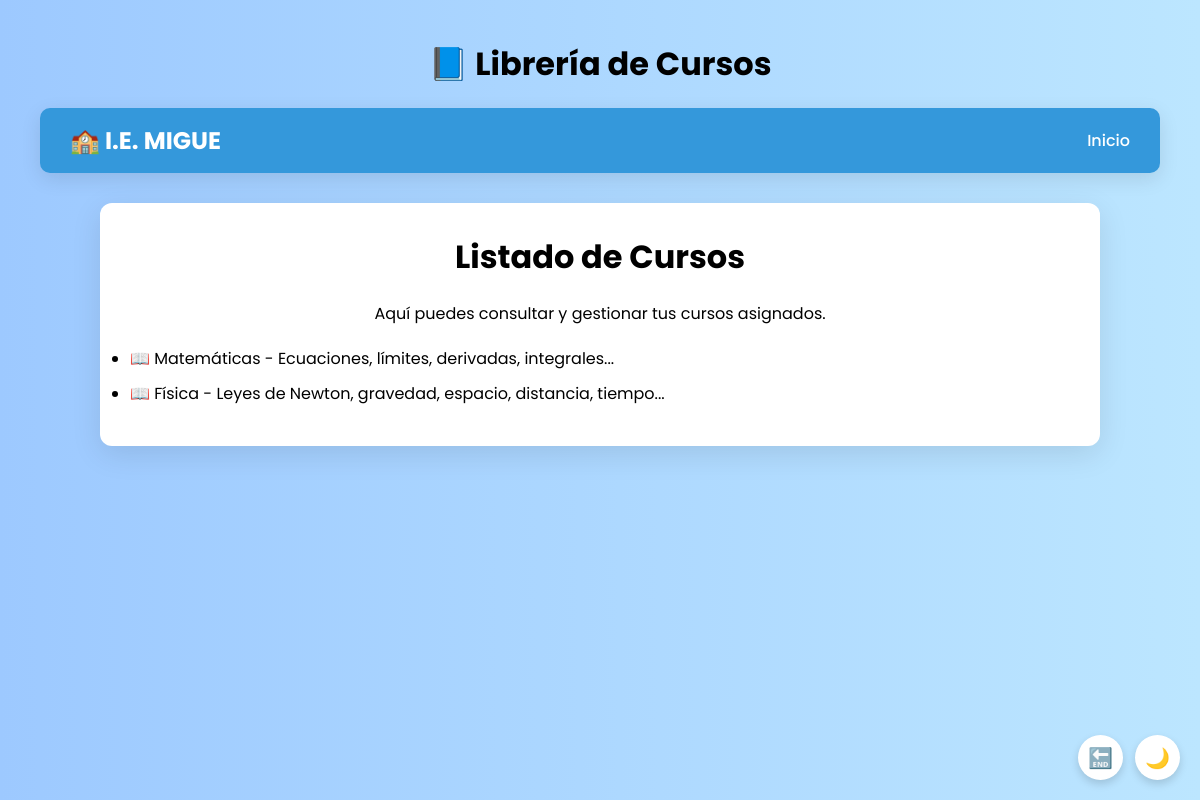
Page /gestionar_cursos/ on the committed database.
### usuarios/models.py (models this page shows, shortened)
class Curso(models.Model):
    nombre = models.CharField(max_length=100)
    descripcion = models.TextField()
    docente = models.ForeignKey(User, on_delete=models.CASCADE, related_name='cursos')  # Relación con el usuario/docente
    activo = models.BooleanField(default=True)

### usuarios/views.py (the view)
# urls.py: path('gestionar_cursos/', views.libreria_cursos, name='libreria_cursos'),
def libreria_cursos(request):
    cursos = Curso.objects.all()
    return render(request, 'usuarios/libreria_cursos.html', {'cursos': cursos})

### usuarios/templates/usuarios/libreria_cursos.html (shortened to what this page needs)
{% load static %}
{% block content %}
<!DOCTYPE html>
<html lang="es">
<head>
</head>
<body>
  <div class="floating-buttons">
    <form method="POST" action="{% url 'logout' %}">
      <button class="icon-button" title="Cerrar sesión">🔚</button>
    </form>
    <button class="icon-button" onclick="toggleDarkMode()" id="darkToggle" title="Modo oscuro/claro">🌙</button>
  </div>
  <h2>📘 Librería de Cursos</h2>
  <nav class="navbar">
    <div class="logo">🏫 I.E. MIGUE</div>
    <ul class="nav-links">
      <li><a href="{% url 'panel_docentes' %}">Inicio</a></li>
    </ul>
  </nav>
  <div class="container">
    <h1>Listado de Cursos</h1>
    <p style="text-align:center;">Aquí puedes consultar y gestionar tus cursos asignados.</p>
    <ul style="margin-top: 20px;">
      {% for curso in cursos %}
        <li style="margin-bottom: 10px;">📖 {{ curso.nombre }} - {{ curso.descripcion }}</li>
      {% empty %}
        <li>No hay cursos asignados.</li>
      {% endfor %}
    </ul>
  </div>
</body>
</html>
{% endblock %}

### usuarios/templates/usuarios/libreria_cursos.html (style rules this page uses)
* { margin: 0; padding: 0; box-sizing: border-box; font-family: 'Poppins', sans-serif; }
body { background: linear-gradient(to right, #9dc9ff, #bce6ff); min-height: 100vh; padding: 40px; transition: background 0.4s; }
h1, h2 { text-align: center; margin-bottom: 20px; font-size: 2rem; }
.navbar { display: flex; justify-content: space-between; align-items: center; background-color: #3498db; padding: 15px 30px; border-radius: 10px; margin-bottom: 30px; box-shadow: 0 6px 20px rgba(0,0,0,0.1); }
.navbar .logo { color: white; font-size: 1.5rem; font-weight: bold; }
.navbar .nav-links { list-style: none; display: flex; gap: 20px; }
.navbar .nav-links li a { color: white; text-decoration: none; font-weight: 500; transition: color 0.3s ease; }
.container { max-width: 1000px; margin: 0 auto; background-color: white; padding: 30px; border-radius: 12px; box-shadow: 0 8px 30px rgba(0,0,0,0.1); animation: fadeIn 0.6s ease; }
.floating-buttons { position: fixed; bottom: 20px; right: 20px; display: flex; gap: 12px; z-index: 999; }
.icon-button { background: white; border: none; border-radius: 50%; width: 45px; height: 45px; box-shadow: 0 4px 8px rgba(0,0,0,0.15); font-size: 20px; display: flex; align-items: center; justify-content: center; cursor: pointer; text-decoration: none; color: black; transition: all 0.3s ease; }

### rows in the picture
Curso: nombre "Matemáticas", descripcion "Ecuaciones, límites, derivadas, integrales..."
Curso: nombre "Física", descripcion "Leyes de Newton, gravedad, espacio, distancia, tiempo..."
